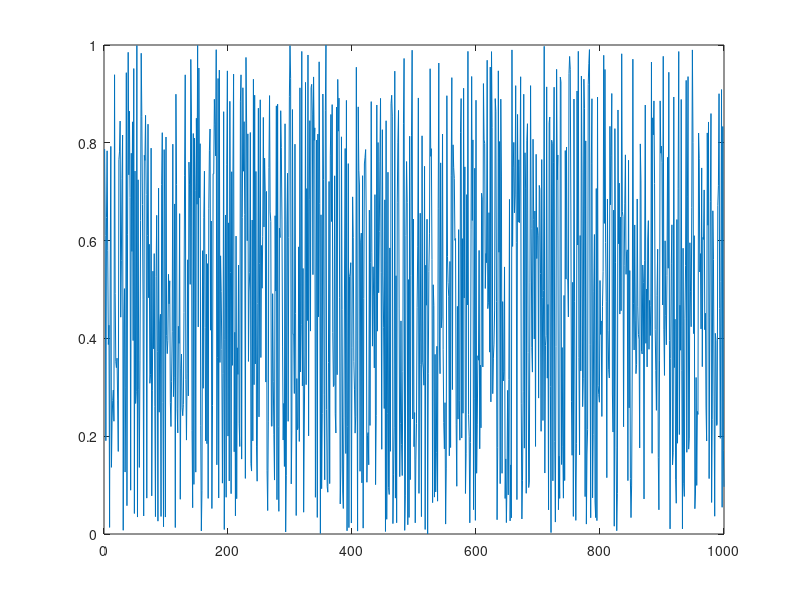

Recreate this plot in MATLAB.
%% using loops
% Ejemplo de un sitio Web
clear
N = 1e6;
tstart = cputime ;
for k = 1:N
    x(k) = k;
    y(k) = N - k + 1;
end
for k = 1:N
    z(k) = x(k) + y(k);
end
tstop = cputime ;
fprintf (1, ' Time using loops = %.3f\n ' , tstop - tstart);

%% preallocated using loops
clear 
N = 1e6;
tstart = cputime ;
x = zeros (N, 1);
y = zeros (N, 1);
z = zeros (N, 1);
for k = 1:N
    x(k) = k;
    y(k) = N - k + 1;
end
for k = 1:N
    z(k) = x(k) + y(k);
end
tstop = cputime ;
fprintf (1, ' Using preallocation = %.3f\n ' , tstop - tstart);

%% using vectorized code
clear
N = 1e6;
tstart = cputime ;
k = 1:N;
x = k;
y = N - k + 1;
z = x + y;
tstop = cputime ;
fprintf (1, ' Using vectorization = %.3f\n ' , tstop - tstart);

%% test
clear
N = 1000;
x = rand (N, 1);

plot (x);
sound (x, 8000);







